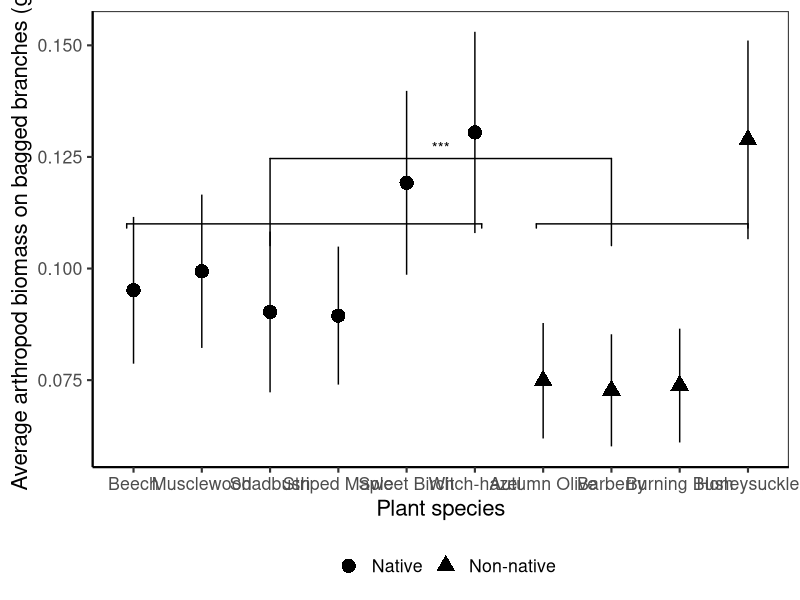
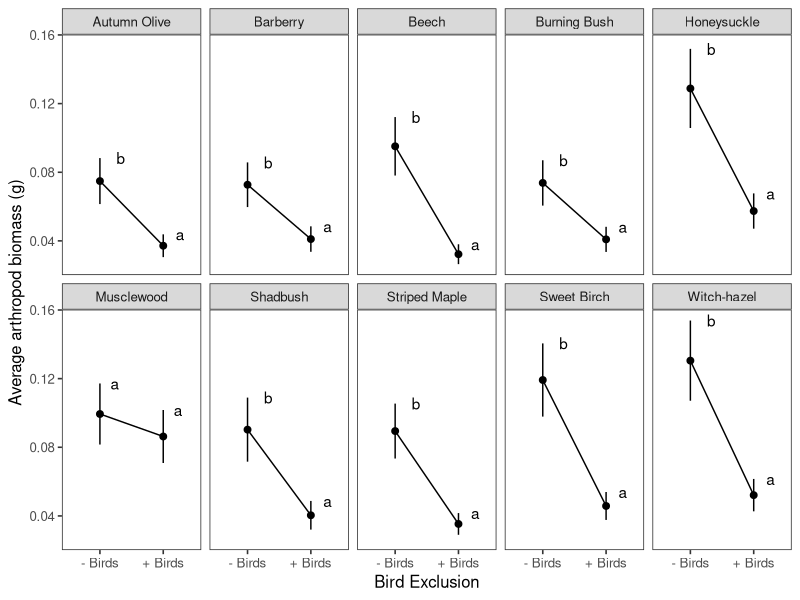
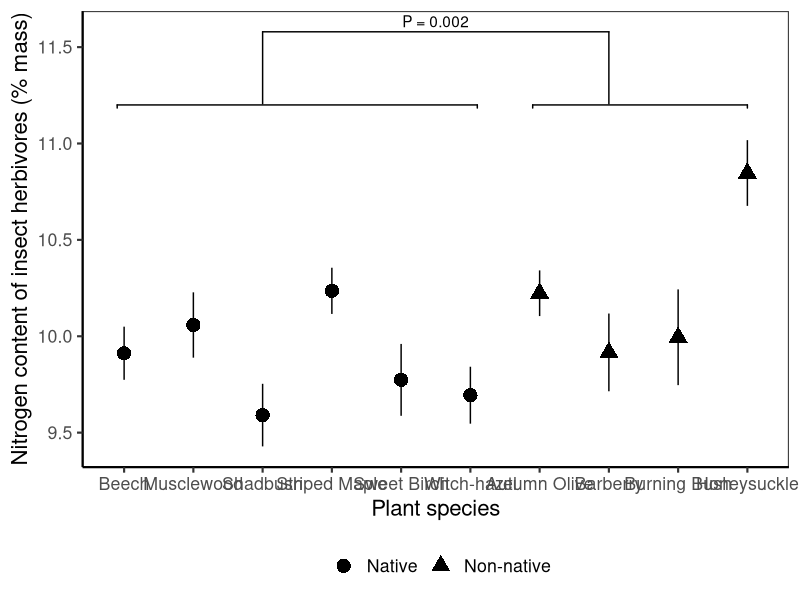

Write R code to recreate these figures, in order.
# Import data and models for table & figure generation only

# Libraries ####
library("tidyverse")
library("readr")
library("lme4")
library("car")
library("multcomp")
library("ggplot2")
library("emmeans")
library("ggpubr")
library("plotrix") # for std.error function
library("ggsignif")

# Fig 1a: Bagged branch biomass ####
biomass_summary <- read.csv("./Data/Models/model1.csv")

# Plant arrangment rule ######
# Arrange in order of native vs exotic
biomass_order <- c("Beech","Musclewood","Shadbush","Striped Maple", "Sweet Birch", "Witch-hazel", "Autumn Olive", "Barberry", "Burning Bush", "Honeysuckle")
biomass_summary <- arrange(transform(biomass_summary, tree=factor(tree,levels=biomass_order)), tree) 



biomass_plot <- ggplot(data=biomass_summary, aes(x = tree, y = response, shape=exo)) +
  theme_bw(base_size=16) +
  geom_point(size=4.5) +
  geom_errorbar(aes(ymin=response-(SE), ymax=response+(SE), width=0)) +
  ylab("Average arthropod biomass on bagged branches (g)") +
  xlab("Plant species") +
  guides(shape=guide_legend(title="", title.position = "left")) +
  theme(panel.grid.major = element_blank(), panel.grid.minor = element_blank(),
        panel.background = element_blank(), axis.line = element_line(colour = "black")) +
  theme(legend.position="bottom") +
  geom_signif(comparisons = list(c("Shadbush", "Barberry")), 
              y_position = 0.12,
              tip_length = 0.21,
              annotation = c("***")) +
  geom_signif(y_position = c(0.11), 
              xmin = c(0.9, 6.9), 
              xmax = c(6.1, 10),
    annotation = c(" ", " "), tip_length = 0.01)
biomass_plot 




# Fig 1b: Bag effect ######
# Import model estimates and table
mod2_lsm <- read.csv("./Data/Models/model2.csv")

Fig_1b <- ggplot(data=mod2_lsm, aes(x = treatment, y = response)) +
  theme_bw(base_size=12) +
  geom_point(size=2) +
  geom_line(aes(group = tree)) +
  geom_errorbar(aes(ymin=response-(SE), ymax=response+(SE), width=0)) +
  ylab("Average arthropod biomass (g)") +
  xlab("Bird Exclusion") +
  scale_x_discrete(labels=c("bag" = "- Birds", "control" = "+ Birds")) +
  geom_text(aes(x = treatment, y = (response+SE), label = .group, hjust=-.5)) +
  theme(panel.grid.major = element_blank(), panel.grid.minor = element_blank()) +
  facet_wrap( ~ tree, nrow=2) 
Fig_1b

# export Fig 1b #




# Fig 2abcd #####
# Insect abundances #####










# Fig 3 #####
# 3a: Herbivore N% ######
# write csv for summary table to use in figure generation
mod7_summary <- read.csv("./Data/Models/model7.csv")
mod7_summary  <- arrange(transform(mod7_summary , tree=factor(tree,levels=biomass_order)), tree) 

HN_plot <- ggplot(data=mod7_summary , aes(x = tree, y = mean_nitrogen, shape=exo)) +
  theme_bw(base_size=16) +
  geom_point(size=4.5) +
  geom_errorbar(aes(ymin=mean_nitrogen-(sem), ymax=mean_nitrogen+(sem), width=0)) +
  ylab("Nitrogen content of insect herbivores (% mass)") +
  xlab("Plant species") +
  guides(shape=guide_legend(title="", title.position = "left")) +
  theme(panel.grid.major = element_blank(), panel.grid.minor = element_blank(),
        panel.background = element_blank(), axis.line = element_line(colour = "black")) +
  theme(legend.position="bottom") +
  geom_signif(comparisons = list(c("Shadbush", "Barberry")), 
              y_position = 11.5,
              tip_length = 0.235,
              annotation = c("P = 0.002")) +
  geom_signif(y_position = c(11.2), 
              xmin = c(0.9, 6.9), 
              xmax = c(6.1, 10),
              annotation = c(" ", " "), tip_length = 0.01)
HN_plot
